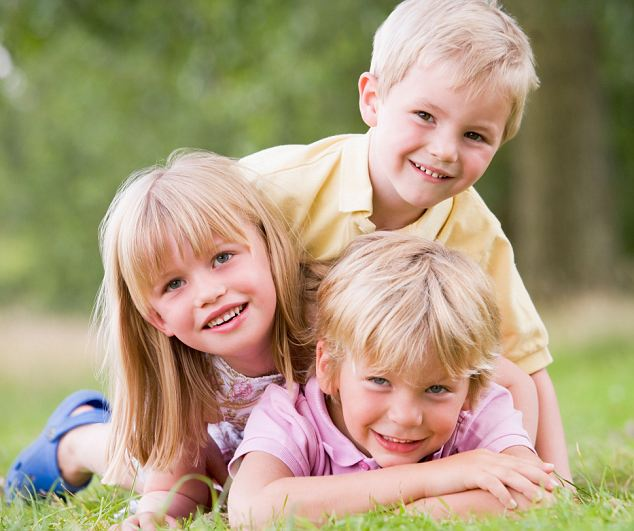
#> input picture children.jpg, 634 x 531 px
$ python blur.py
#> lines starting #> are read from the running program, lines starting #| are printed output that depends on the picture
import numpy as np
import matplotlib.pyplot as plt

# Load image from file
imageMatrix = plt.imread('children.jpg')
#> imageMatrix is the input picture: shape (531, 634, 3); mean R, G, B 171.7, 155.4, 124.7
iLen=imageMatrix.shape[0]
#> iLen = 531
iWid=imageMatrix.shape[1]
#> iWid = 634
blurredImageMatrix = np.zeros((iLen,iWid,3), dtype=np.uint8)

# Blur Function
kernelSize=7	# Increase kernelSize to increase blur effect (keep odd number)
pad=int(kernelSize/2)
imageMatrix=np.pad(imageMatrix,[(pad,),(pad,),(0,)], mode='constant')	# Padding to handle borders
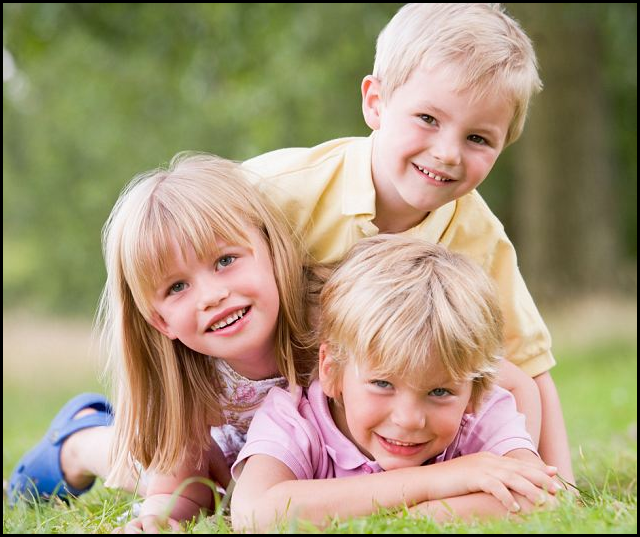
#> imageMatrix: shape (537, 640, 3); mean R, G, B 168.2, 152.3, 122.2
kernel=np.random.rand(kernelSize,kernelSize)
for i in range(0,iLen):
	for j in range(0,iWid):
		for k in range (0,3):
			blurredImageMatrix[i,j,k]=(imageMatrix[i:i+kernelSize,j:j+kernelSize,k]*kernel).sum()/kernel.sum()
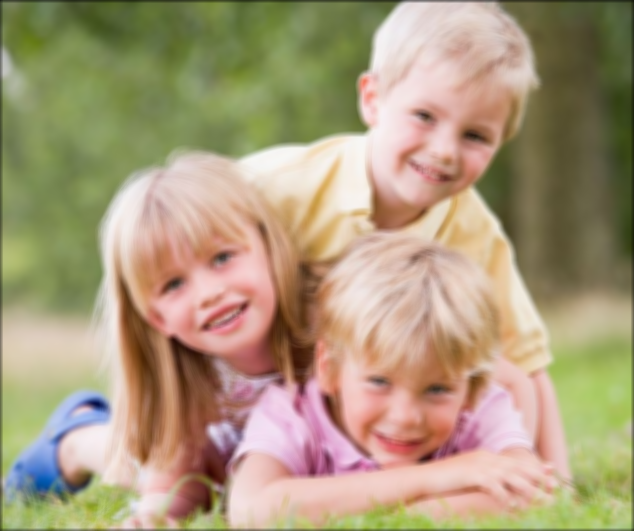
#> blurredImageMatrix: shape (531, 634, 3); mean R, G, B 170.4, 154, 123.7

# Image plots to show contrast
plt.subplot(1,2,1)
plt.tick_params(
	axis='both',      	 # changes apply to both x and y-axis
	which='both',     	 # both major and minor ticks are affected
	bottom='off',     	 # ticks along the bottom edge are off
	top='off',       	 # ticks along the top edge are off
	left='off',			 # ticks along the left edge are off
	right='off',		 # ticks along the right edge are off
	labelleft='off',	 # labels along the left edge are off
	labelbottom='off')   # labels along the bottom edge are off
plt.imshow(imageMatrix)
plt.title("Original Image")

plt.subplot(1,2,2)
plt.tick_params(
	axis='both',      	 # changes apply to both x and y-axis
	which='both',     	 # both major and minor ticks are affected
	bottom='off',     	 # ticks along the bottom edge are off
	top='off',       	 # ticks along the top edge are off
	left='off',			 # ticks along the left edge are off
	right='off',		 # ticks along the right edge are off
	labelleft='off',	 # labels along the left edge are off
	labelbottom='off')   # labels along the bottom edge are off
plt.imshow(blurredImageMatrix)
plt.title("Blurred Image")

plt.show()
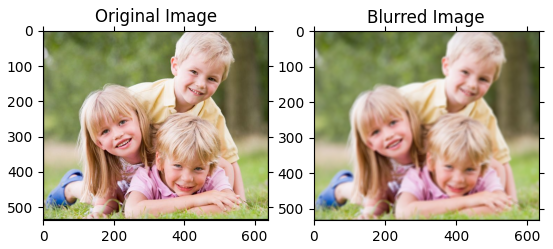
#> figure drawn by matplotlib, 2 panels
